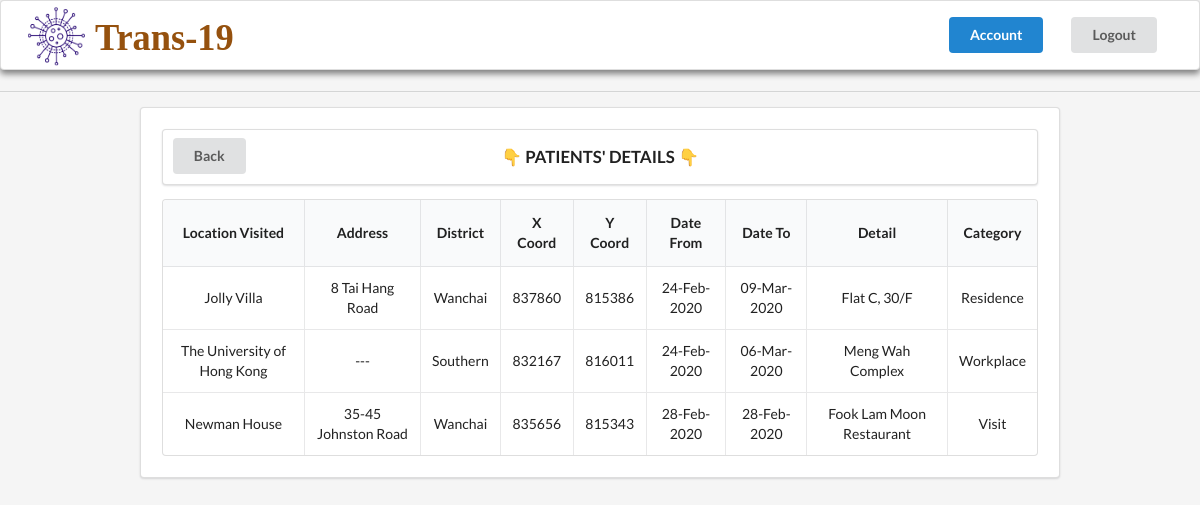
Page /patient/2/ (signed in) on the committed database.
### trans_19/models.py (models this page shows, shortened)
class Visit(models.Model):
    patient = models.ForeignKey(Patient, on_delete=models.CASCADE)
    name_Location = models.CharField(max_length=70)
    address = models.CharField(max_length=70)
    district = models.CharField(max_length=17, choices=DISTRICTS_CHOICES)
    xCoord = models.IntegerField()
    yCoord = models.IntegerField()
    date_From = models.DateField()
    date_To = models.DateField()
    details = models.CharField(max_length=70)
    category = models.CharField(max_length=9, choices=VISIT_CHOICES)

### trans_19/views.py (the view)
class PatientDetailView(LoginRequiredMixin, TemplateView):
    template_name = 'patients/patient_detail.html'
    def get_context_data(self, **kwargs):
        patient = self.kwargs['patient']
        context = super().get_context_data(**kwargs)
        context['visit_list'] = Visit.objects.filter(patient__pk=patient)
        context['patient'] = Patient.objects.get(pk=patient)
        return context

### trans_19/templates/patients/patient_detail.html (shortened to what this page needs)
{% extends "patients/index.html" %}
{% block content %}
<div class="ui divider"></div>
<div class="ui segment" style="margin:0 10em; padding: 1.5em;">
  <div class="ui segment" style="font-weight: 700; font-size: 1.2em; position: relative; padding: 0;">
    <a href="{%url 'trans_19_home'%}">
      <div class="ui button" style="position:absolute; left:0px; margin: 0.6em 0 0 0.7em">Back</div>
    </a>
    <div class="cent" style="margin: 0 auto; text-align: center; padding: 1em 0;">👇 PATIENTS' DETAILS 👇</div>
  </div>
  <table class="ui celled table" style="text-align: center;">
    <thead>
      <tr>
        <th>Location Visited</th>
        <th>Address</th>
        <th>District</th>
        <th>X Coord</th>
        <th>Y Coord</th>
        <th>Date From</th>
        <th>Date To</th>
        <th>Detail</th>
        <th>Category</th>
      </tr>
    </thead>
    <tbody>
      {% for visit in visit_list %}
      <tr>
        <td data-label="NameLocation">{{visit.name_Location}}</td>
        <td data-label="Address">{{visit.address}}</td>
        <td data-label="District">{{visit.district|capfirst}}</td>
        <td data-label="xCoord">{{visit.xCoord}}</td>
        <td data-label="yCoord">{{visit.yCoord}}</td>
        <td data-label="DateFrom">{{visit.date_From|date:"d-M-Y"}}</td>
        <td data-label="DateTo">{{visit.date_To|date:"d-M-Y"}}</td>
        <td data-label="Details">{{visit.details}}</td>
        <td data-label="Category">{{visit.category|capfirst}}</td>
      </tr>
      {% endfor %}
    </tbody>
  </table>
</div>
{% endblock content %}

### rows in the picture
Visit: name_Location "Jolly Villa", address "8 Tai Hang Road", district "Wanchai", xCoord "837860", yCoord "815386", date_From "24-Feb-2020", date_To "09-Mar-2020", details "Flat C, 30/F", category "Residence"
Visit: name_Location "The University of Hong Kong", address "---", district "Southern", xCoord "832167", yCoord "816011", date_From "24-Feb-2020", date_To "06-Mar-2020", details "Meng Wah Complex", category "Workplace"
Visit: name_Location "Newman House", address "35-45 Johnston Road", district "Wanchai", xCoord "835656", yCoord "815343", date_From "28-Feb-2020", date_To "28-Feb-2020", details "Fook Lam Moon Restaurant", category "Visit"
